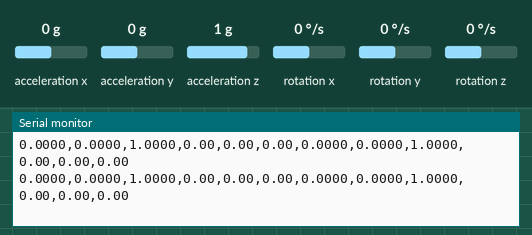
Simulated run of this sketch. Board: ESP32. Shown: the last lines printed to the serial monitor. Wiring (inferred from the names in the program): MPU-6050 motion sensor at I2C address 0x68; MPU-6050 motion sensor at I2C address 0x69. The inputs (shaded band) are chosen by the test bench; at power-on: rotation x 0 °/s, acceleration x 0 g, acceleration y 0 g, acceleration z 1 g, rotation y 0 °/s, rotation z 0 °/s. WiFi joins after 1.5 s; servers stay silent unless stated.

Above: at 3.2 s.
3.3 s: rotation x set to -192 °/s
At 4.0 s:
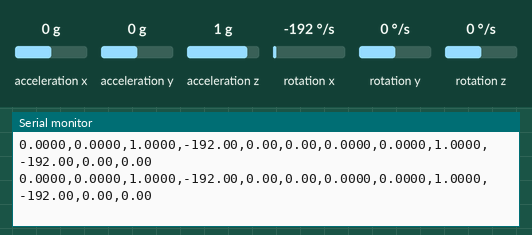
6.3 s: acceleration x set to -1.4 g
At 6.8 s:
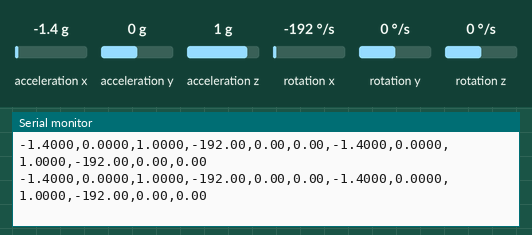
7.8 s: acceleration y set to -1.4 g
At 8.8 s:
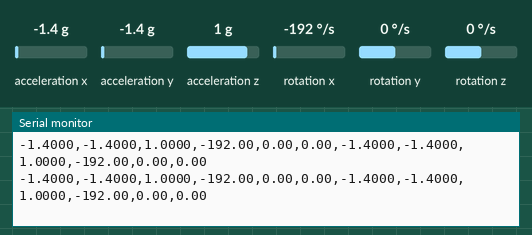
9.3 s: acceleration z set to -1.4 g
At 10.2 s:
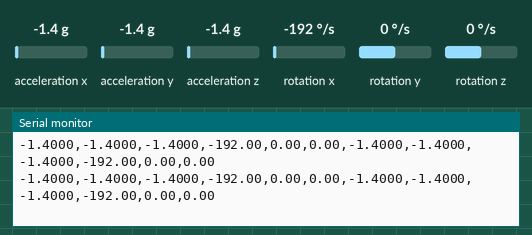
10.8 s: rotation y set to -192 °/s
At 11.9 s:
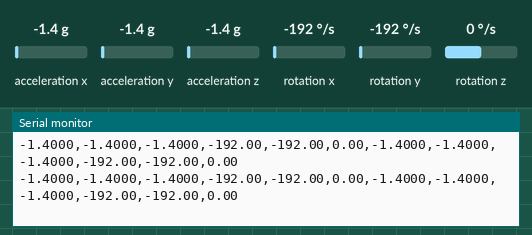

Measured:
- after the input at 3.3 s, the serial monitor: prints a new line at once (image 1)
- after the input at 6.3 s, the serial monitor: prints a new line at once (image 2)
- after the input at 7.8 s, the serial monitor: prints a new line at once (image 3)
- after the input at 9.3 s, the serial monitor: prints a new line at once (image 4)
- after the input at 10.8 s, the serial monitor: prints a new line at once (image 5)

The sketch:

oa_screening_firmware.ino
```cpp
/*
  OA Screening Firmware for ESP32 + 2x MPU6050 (Wi-Fi + Serial)

  Reads thigh (0x68) and lower-leg (0x69) MPU6050 sensors at 50 Hz.
  Transmits real-time kinematic gait telemetry to the Flask Web Application
  over Wi-Fi (UDP port 5005 or HTTP POST port 5000) and USB Serial (115200 baud).

  Output format:
  ax1,ay1,az1,gx1,gy1,gz1,ax2,ay2,az2,gx2,gy2,gz2

  Disclaimer: ⚠️ For screening only, not medical diagnosis.
*/

#include <Wire.h>
#include <WiFi.h>
#include <WiFiUdp.h>
#include <HTTPClient.h>

// ==========================================
// --- WI-FI CONFIGURATION (EDIT HERE) ---
// ==========================================
const char* WIFI_SSID     = "YOUR_WIFI_SSID";         // Enter your Wi-Fi SSID
const char* WIFI_PASSWORD = "YOUR_WIFI_PASSWORD";     // Enter your Wi-Fi password

// IP address of the computer running the Flask web application
// (Check your PC's Wi-Fi IP address e.g. 192.168.1.100)
const char* SERVER_IP     = "192.168.1.100";
const uint16_t UDP_PORT   = 5005;                     // Fast UDP streaming port
const uint16_t HTTP_PORT  = 5000;                     // Flask HTTP port

// Choose streaming method:
// 1 = UDP Stream (Recommended: ultra-low latency, smooth 50Hz live chart)
// 2 = HTTP POST (Batched HTTP requests to /api/esp32/stream)
#define STREAM_MODE 1

// ==========================================
// --- HARDWARE PINOUT & ADDRESSES ---
// ==========================================
#define SDA_PIN 21
#define SCL_PIN 22
#define MPU_ADDR_1 0x68   // Thigh IMU (AD0 -> GND)
#define MPU_ADDR_2 0x69   // Lower-leg IMU (AD0 -> 3.3V)
#define REPORT_INTERVAL_MS 20  // 50 Hz (every 20ms)

TwoWire I2C_0 = Wire;
WiFiUDP udpClient;

struct SensorData {
  float ax;
  float ay;
  float az;
  float gx;
  float gy;
  float gz;
  bool ok;
};

SensorData readSensorData(uint8_t addr) {
  SensorData data = {0.0f, 0.0f, 0.0f, 0.0f, 0.0f, 0.0f, false};

  I2C_0.beginTransmission(addr);
  I2C_0.write(0x3B);
  uint8_t transmissionStatus = I2C_0.endTransmission(false);
  if (transmissionStatus != 0) {
    return data;
  }

  I2C_0.requestFrom(addr, (uint8_t)14, (uint8_t)true);
  if (I2C_0.available() < 14) {
    return data;
  }

  int16_t ax_raw = (int16_t)((I2C_0.read() << 8) | I2C_0.read());
  int16_t ay_raw = (int16_t)((I2C_0.read() << 8) | I2C_0.read());
  int16_t az_raw = (int16_t)((I2C_0.read() << 8) | I2C_0.read());
  int16_t tmp_raw = (int16_t)((I2C_0.read() << 8) | I2C_0.read());
  int16_t gx_raw = (int16_t)((I2C_0.read() << 8) | I2C_0.read());
  int16_t gy_raw = (int16_t)((I2C_0.read() << 8) | I2C_0.read());
  int16_t gz_raw = (int16_t)((I2C_0.read() << 8) | I2C_0.read());

  (void)tmp_raw;

  // Conversion: ±2g scale (16384 LSB/g), ±250 deg/s scale (131 LSB/(deg/s))
  data.ax = ax_raw / 16384.0f;
  data.ay = ay_raw / 16384.0f;
  data.az = az_raw / 16384.0f;
  data.gx = gx_raw / 131.0f;
  data.gy = gy_raw / 131.0f;
  data.gz = gz_raw / 131.0f;
  data.ok = true;
  return data;
}

void configureMPU(uint8_t addr) {
  I2C_0.beginTransmission(addr);
  I2C_0.write(0x6B);
  I2C_0.write(0x00);  // Wake up MPU
  I2C_0.endTransmission(true);

  I2C_0.beginTransmission(addr);
  I2C_0.write(0x1C);
  I2C_0.write(0x00);  // ±2g
  I2C_0.endTransmission(true);

  I2C_0.beginTransmission(addr);
  I2C_0.write(0x1B);
  I2C_0.write(0x00);  // ±250 deg/s
  I2C_0.endTransmission(true);
}

void connectToWiFi() {
  if (WiFi.status() == WL_CONNECTED) return;

  Serial.println();
  Serial.print("Connecting to Wi-Fi SSID: ");
  Serial.println(WIFI_SSID);

  WiFi.mode(WIFI_STA);
  WiFi.begin(WIFI_SSID, WIFI_PASSWORD);

  int attempts = 0;
  while (WiFi.status() != WL_CONNECTED && attempts < 25) {
    delay(500);
    Serial.print(".");
    attempts++;
  }

  if (WiFi.status() == WL_CONNECTED) {
    Serial.println();
    Serial.println(">>> Wi-Fi Connected Successfully! <<<");
    Serial.print("ESP32 IP Address: ");
    Serial.println(WiFi.localIP());
    Serial.print("Target Flask Server: ");
    Serial.print(SERVER_IP);
    Serial.print(":");
    Serial.println(UDP_PORT);
  } else {
    Serial.println("\n[!] Wi-Fi connection timed out. Will stream via Serial and retry Wi-Fi.");
  }
}

void setup() {
  Serial.begin(115200);
  delay(500);
  Serial.println("\n==========================================");
  Serial.println("  OA Screening ESP32 Wi-Fi Firmware");
  Serial.println("==========================================");

  I2C_0.begin(SDA_PIN, SCL_PIN);
  I2C_0.setTimeOut(50);

  Serial.println("Configuring MPU6050 (0x68 - Thigh)...");
  configureMPU(MPU_ADDR_1);

  Serial.println("Configuring MPU6050 (0x69 - Lower-leg)...");
  configureMPU(MPU_ADDR_2);

  connectToWiFi();

  Serial.println("READY - Streaming started.");
  Serial.flush();
}

unsigned long lastReport = 0;
unsigned long lastWiFiCheck = 0;

void loop() {
  unsigned long now = millis();

  // Periodic Wi-Fi reconnection check every 10s if disconnected
  if (now - lastWiFiCheck > 10000) {
    lastWiFiCheck = now;
    if (WiFi.status() != WL_CONNECTED) {
      WiFi.reconnect();
    }
  }

  if (now - lastReport < REPORT_INTERVAL_MS) {
    return;
  }
  lastReport = now;

  SensorData s1 = readSensorData(MPU_ADDR_1);
  SensorData s2 = readSensorData(MPU_ADDR_2);

  if (!s1.ok || !s2.ok) {
    return;
  }

  // Format CSV packet
  char buffer[160];
  snprintf(buffer, sizeof(buffer),
    "%.4f,%.4f,%.4f,%.2f,%.2f,%.2f,%.4f,%.4f,%.4f,%.2f,%.2f,%.2f",
    s1.ax, s1.ay, s1.az, s1.gx, s1.gy, s1.gz,
    s2.ax, s2.ay, s2.az, s2.gx, s2.gy, s2.gz
  );

  // 1. Output to Serial (USB cable debugging)
  Serial.println(buffer);

  // 2. Transmit over Wi-Fi to Flask Web Server
  if (WiFi.status() == WL_CONNECTED) {
#if STREAM_MODE == 1
    // UDP Streaming (Zero latency)
    udpClient.beginPacket(SERVER_IP, UDP_PORT);
    udpClient.write((const uint8_t*)buffer, strlen(buffer));
    udpClient.endPacket();
#else
    // HTTP POST streaming (Fallback)
    static int httpThrottle = 0;
    if (++httpThrottle >= 3) { // Send every ~60ms
      httpThrottle = 0;
      HTTPClient http;
      String url = String("http://") + SERVER_IP + ":" + String(HTTP_PORT) + "/api/esp32/stream";
      http.begin(url);
      http.addHeader("Content-Type", "text/plain");
      http.POST(buffer);
      http.end();
    }
#endif
  }
}
```
